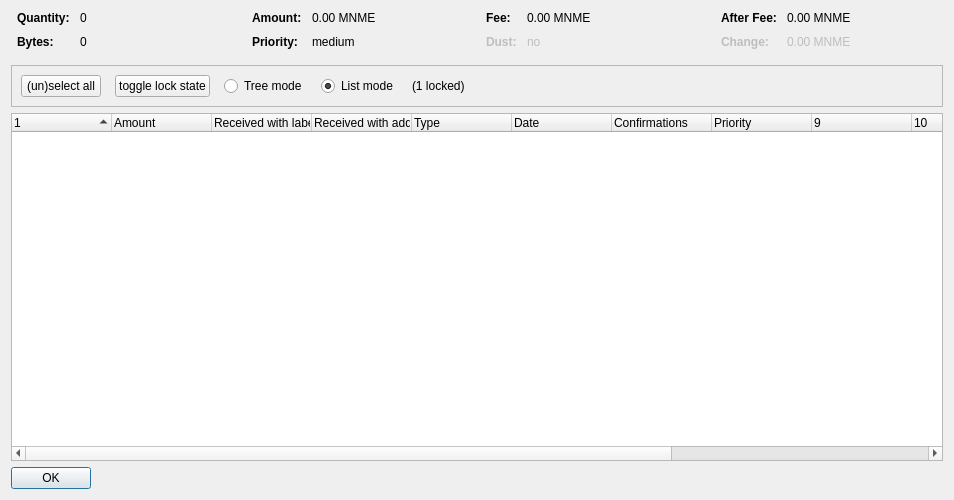
<?xml version="1.0" encoding="UTF-8"?>
<ui version="4.0">
 <class>CoinControlDialog</class>
 <widget class="QDialog" name="CoinControlDialog">
  <property name="geometry">
   <rect>
    <x>0</x>
    <y>0</y>
    <width>954</width>
    <height>500</height>
   </rect>
  </property>
  <property name="windowTitle">
   <string>Coin Selection</string>
  </property>
  <layout class="QVBoxLayout" name="verticalLayout">
   <item>
    <layout class="QHBoxLayout" name="horizontalLayoutTop" stretch="0,0,0,0">
     <property name="topMargin">
      <number>0</number>
     </property>
     <property name="bottomMargin">
      <number>10</number>
     </property>
     <item>
      <layout class="QFormLayout" name="formLayoutCoinControl1">
       <property name="horizontalSpacing">
        <number>10</number>
       </property>
       <property name="verticalSpacing">
        <number>10</number>
       </property>
       <property name="leftMargin">
        <number>6</number>
       </property>
       <property name="rightMargin">
        <number>6</number>
       </property>
       <item row="0" column="0">
        <widget class="QLabel" name="labelCoinControlQuantityText">
         <property name="font">
          <font>
           <weight>75</weight>
           <bold>true</bold>
          </font>
         </property>
         <property name="text">
          <string>Quantity:</string>
         </property>
        </widget>
       </item>
       <item row="0" column="1">
        <widget class="QLabel" name="labelCoinControlQuantity">
         <property name="cursor">
          <cursorShape>IBeamCursor</cursorShape>
         </property>
         <property name="contextMenuPolicy">
          <enum>Qt::ActionsContextMenu</enum>
         </property>
         <property name="text">
          <string notr="true">0</string>
         </property>
         <property name="textInteractionFlags">
          <set>Qt::LinksAccessibleByMouse|Qt::TextSelectableByKeyboard|Qt::TextSelectableByMouse</set>
         </property>
        </widget>
       </item>
       <item row="1" column="0">
        <widget class="QLabel" name="labelCoinControlBytesText">
         <property name="font">
          <font>
           <weight>75</weight>
           <bold>true</bold>
          </font>
         </property>
         <property name="text">
          <string>Bytes:</string>
         </property>
        </widget>
       </item>
       <item row="1" column="1">
        <widget class="QLabel" name="labelCoinControlBytes">
         <property name="cursor">
          <cursorShape>IBeamCursor</cursorShape>
         </property>
         <property name="contextMenuPolicy">
          <enum>Qt::ActionsContextMenu</enum>
         </property>
         <property name="text">
          <string notr="true">0</string>
         </property>
         <property name="textInteractionFlags">
          <set>Qt::LinksAccessibleByMouse|Qt::TextSelectableByKeyboard|Qt::TextSelectableByMouse</set>
         </property>
        </widget>
       </item>
      </layout>
     </item>
     <item>
      <layout class="QFormLayout" name="formLayoutCoinControl2">
       <property name="horizontalSpacing">
        <number>10</number>
       </property>
       <property name="verticalSpacing">
        <number>10</number>
       </property>
       <property name="leftMargin">
        <number>6</number>
       </property>
       <property name="rightMargin">
        <number>6</number>
       </property>
       <item row="0" column="0">
        <widget class="QLabel" name="labelCoinControlAmountText">
         <property name="font">
          <font>
           <weight>75</weight>
           <bold>true</bold>
          </font>
         </property>
         <property name="text">
          <string>Amount:</string>
         </property>
        </widget>
       </item>
       <item row="0" column="1">
        <widget class="QLabel" name="labelCoinControlAmount">
         <property name="cursor">
          <cursorShape>IBeamCursor</cursorShape>
         </property>
         <property name="contextMenuPolicy">
          <enum>Qt::ActionsContextMenu</enum>
         </property>
         <property name="text">
          <string notr="true">0.00 MNME</string>
         </property>
         <property name="textInteractionFlags">
          <set>Qt::LinksAccessibleByMouse|Qt::TextSelectableByKeyboard|Qt::TextSelectableByMouse</set>
         </property>
        </widget>
       </item>
       <item row="1" column="0">
        <widget class="QLabel" name="labelCoinControlPriorityText">
         <property name="font">
          <font>
           <weight>75</weight>
           <bold>true</bold>
          </font>
         </property>
         <property name="text">
          <string>Priority:</string>
         </property>
        </widget>
       </item>
       <item row="1" column="1">
        <widget class="QLabel" name="labelCoinControlPriority">
         <property name="cursor">
          <cursorShape>IBeamCursor</cursorShape>
         </property>
         <property name="contextMenuPolicy">
          <enum>Qt::ActionsContextMenu</enum>
         </property>
         <property name="text">
          <string>medium</string>
         </property>
         <property name="textInteractionFlags">
          <set>Qt::LinksAccessibleByMouse|Qt::TextSelectableByKeyboard|Qt::TextSelectableByMouse</set>
         </property>
        </widget>
       </item>
      </layout>
     </item>
     <item>
      <layout class="QFormLayout" name="formLayoutCoinControl3">
       <property name="horizontalSpacing">
        <number>10</number>
       </property>
       <property name="verticalSpacing">
        <number>10</number>
       </property>
       <property name="leftMargin">
        <number>6</number>
       </property>
       <property name="rightMargin">
        <number>6</number>
       </property>
       <item row="0" column="0">
        <widget class="QLabel" name="labelCoinControlFeeText">
         <property name="font">
          <font>
           <weight>75</weight>
           <bold>true</bold>
          </font>
         </property>
         <property name="text">
          <string>Fee:</string>
         </property>
        </widget>
       </item>
       <item row="0" column="1">
        <widget class="QLabel" name="labelCoinControlFee">
         <property name="cursor">
          <cursorShape>IBeamCursor</cursorShape>
         </property>
         <property name="contextMenuPolicy">
          <enum>Qt::ActionsContextMenu</enum>
         </property>
         <property name="text">
          <string notr="true">0.00 MNME</string>
         </property>
         <property name="textInteractionFlags">
          <set>Qt::LinksAccessibleByMouse|Qt::TextSelectableByKeyboard|Qt::TextSelectableByMouse</set>
         </property>
        </widget>
       </item>
       <item row="1" column="0">
        <widget class="QLabel" name="labelCoinControlLowOutputText">
         <property name="enabled">
          <bool>false</bool>
         </property>
         <property name="font">
          <font>
           <weight>75</weight>
           <bold>true</bold>
          </font>
         </property>
         <property name="text">
          <string>Dust:</string>
         </property>
        </widget>
       </item>
       <item row="1" column="1">
        <widget class="QLabel" name="labelCoinControlLowOutput">
         <property name="enabled">
          <bool>false</bool>
         </property>
         <property name="cursor">
          <cursorShape>IBeamCursor</cursorShape>
         </property>
         <property name="contextMenuPolicy">
          <enum>Qt::ActionsContextMenu</enum>
         </property>
         <property name="text">
          <string>no</string>
         </property>
         <property name="textInteractionFlags">
          <set>Qt::LinksAccessibleByMouse|Qt::TextSelectableByKeyboard|Qt::TextSelectableByMouse</set>
         </property>
        </widget>
       </item>
      </layout>
     </item>
     <item>
      <layout class="QFormLayout" name="formLayoutCoinControl4">
       <property name="horizontalSpacing">
        <number>10</number>
       </property>
       <property name="verticalSpacing">
        <number>10</number>
       </property>
       <property name="leftMargin">
        <number>6</number>
       </property>
       <property name="rightMargin">
        <number>6</number>
       </property>
       <item row="0" column="0">
        <widget class="QLabel" name="labelCoinControlAfterFeeText">
         <property name="font">
          <font>
           <weight>75</weight>
           <bold>true</bold>
          </font>
         </property>
         <property name="text">
          <string>After Fee:</string>
         </property>
        </widget>
       </item>
       <item row="0" column="1">
        <widget class="QLabel" name="labelCoinControlAfterFee">
         <property name="cursor">
          <cursorShape>IBeamCursor</cursorShape>
         </property>
         <property name="contextMenuPolicy">
          <enum>Qt::ActionsContextMenu</enum>
         </property>
         <property name="text">
          <string notr="true">0.00 MNME</string>
         </property>
         <property name="textInteractionFlags">
          <set>Qt::LinksAccessibleByMouse|Qt::TextSelectableByKeyboard|Qt::TextSelectableByMouse</set>
         </property>
        </widget>
       </item>
       <item row="1" column="0">
        <widget class="QLabel" name="labelCoinControlChangeText">
         <property name="enabled">
          <bool>false</bool>
         </property>
         <property name="font">
          <font>
           <weight>75</weight>
           <bold>true</bold>
          </font>
         </property>
         <property name="text">
          <string>Change:</string>
         </property>
        </widget>
       </item>
       <item row="1" column="1">
        <widget class="QLabel" name="labelCoinControlChange">
         <property name="enabled">
          <bool>false</bool>
         </property>
         <property name="cursor">
          <cursorShape>IBeamCursor</cursorShape>
         </property>
         <property name="contextMenuPolicy">
          <enum>Qt::ActionsContextMenu</enum>
         </property>
         <property name="text">
          <string notr="true">0.00 MNME</string>
         </property>
         <property name="textInteractionFlags">
          <set>Qt::LinksAccessibleByMouse|Qt::TextSelectableByKeyboard|Qt::TextSelectableByMouse</set>
         </property>
        </widget>
       </item>
      </layout>
     </item>
    </layout>
   </item>
   <item>
    <widget class="QFrame" name="frame">
     <property name="minimumSize">
      <size>
       <width>0</width>
       <height>40</height>
      </size>
     </property>
     <property name="frameShape">
      <enum>QFrame::StyledPanel</enum>
     </property>
     <property name="frameShadow">
      <enum>QFrame::Sunken</enum>
     </property>
     <layout class="QHBoxLayout" name="horizontalLayout">
      <item>
       <layout class="QHBoxLayout" name="horizontalLayoutPanel" stretch="0,0,0,0,0,0">
        <property name="spacing">
         <number>14</number>
        </property>
        <item>
         <widget class="QPushButton" name="pushButtonSelectAll">
          <property name="sizePolicy">
           <sizepolicy hsizetype="Maximum" vsizetype="Fixed">
            <horstretch>0</horstretch>
            <verstretch>0</verstretch>
           </sizepolicy>
          </property>
          <property name="text">
           <string>(un)select all</string>
          </property>
          <property name="autoDefault">
           <bool>false</bool>
          </property>
         </widget>
        </item>
        <item>
         <widget class="QPushButton" name="pushButtonToggleLock">
          <property name="sizePolicy">
           <sizepolicy hsizetype="Maximum" vsizetype="Fixed">
            <horstretch>0</horstretch>
            <verstretch>0</verstretch>
           </sizepolicy>
          </property>
          <property name="text">
           <string>toggle lock state</string>
          </property>
          <property name="autoDefault">
           <bool>false</bool>
          </property>
         </widget>
        </item>
        <item>
         <widget class="QRadioButton" name="radioTreeMode">
          <property name="sizePolicy">
           <sizepolicy hsizetype="Maximum" vsizetype="Fixed">
            <horstretch>0</horstretch>
            <verstretch>0</verstretch>
           </sizepolicy>
          </property>
          <property name="text">
           <string>Tree mode</string>
          </property>
         </widget>
        </item>
        <item>
         <widget class="QRadioButton" name="radioListMode">
          <property name="sizePolicy">
           <sizepolicy hsizetype="Maximum" vsizetype="Fixed">
            <horstretch>0</horstretch>
            <verstretch>0</verstretch>
           </sizepolicy>
          </property>
          <property name="text">
           <string>List mode</string>
          </property>
          <property name="checked">
           <bool>true</bool>
          </property>
         </widget>
        </item>
        <item>
         <widget class="QLabel" name="labelLocked">
          <property name="text">
           <string>(1 locked)</string>
          </property>
         </widget>
        </item>
        <item>
         <spacer name="horizontalSpacer">
          <property name="orientation">
           <enum>Qt::Horizontal</enum>
          </property>
          <property name="sizeHint" stdset="0">
           <size>
            <width>40</width>
            <height>20</height>
           </size>
          </property>
         </spacer>
        </item>
       </layout>
      </item>
     </layout>
    </widget>
   </item>
   <item>
    <widget class="CoinControlTreeWidget" name="treeWidget">
     <property name="contextMenuPolicy">
      <enum>Qt::CustomContextMenu</enum>
     </property>
     <property name="sortingEnabled">
      <bool>false</bool>
     </property>
     <property name="columnCount">
      <number>13</number>
     </property>
     <attribute name="headerShowSortIndicator" stdset="0">
      <bool>true</bool>
     </attribute>
     <attribute name="headerStretchLastSection">
      <bool>false</bool>
     </attribute>
     <column>
      <property name="text">
       <string/>
      </property>
     </column>
     <column>
      <property name="text">
       <string>Amount</string>
      </property>
     </column>
     <column>
      <property name="text">
       <string>Received with label</string>
      </property>
     </column>
     <column>
      <property name="text">
       <string>Received with address</string>
      </property>
     </column>
     <column>
      <property name="text">
       <string>Type</string>
      </property>
     </column>
     <column>
      <property name="text">
       <string>Date</string>
      </property>
     </column>
     <column>
      <property name="text">
       <string>Confirmations</string>
      </property>
      <property name="toolTip">
       <string>Confirmed</string>
      </property>
     </column>
     <column>
      <property name="text">
       <string>Priority</string>
      </property>
     </column>
     <column>
      <property name="text">
       <string/>
      </property>
     </column>
     <column>
      <property name="text">
       <string/>
      </property>
     </column>
     <column>
      <property name="text">
       <string/>
      </property>
     </column>
     <column>
      <property name="text">
       <string/>
      </property>
     </column>
     <column>
      <property name="text">
       <string/>
      </property>
     </column>
    </widget>
   </item>
   <item>
    <widget class="QDialogButtonBox" name="buttonBox">
     <property name="sizePolicy">
      <sizepolicy hsizetype="Maximum" vsizetype="Fixed">
       <horstretch>0</horstretch>
       <verstretch>0</verstretch>
      </sizepolicy>
     </property>
     <property name="orientation">
      <enum>Qt::Horizontal</enum>
     </property>
     <property name="standardButtons">
      <set>QDialogButtonBox::Ok</set>
     </property>
    </widget>
   </item>
  </layout>
 </widget>
 <customwidgets>
  <customwidget>
   <class>CoinControlTreeWidget</class>
   <extends>QTreeWidget</extends>
   <header>coincontroltreewidget.h</header>
  </customwidget>
 </customwidgets>
 <resources/>
 <connections/>
</ui>
